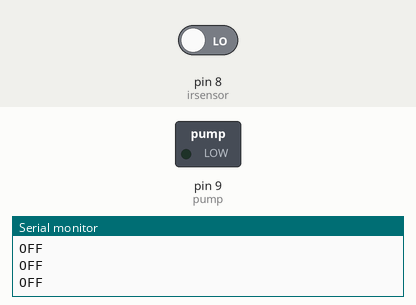
A sketch run on a simulated Arduino Uno, built with avr-gcc and run on an emulated ATmega328P. Parts: switched loads named in the sketch (green lamp = pin HIGH), the last lines printed to the serial monitor. The inputs (shaded band) are chosen by the test bench; at power-on: pin 8 (irsensor) LOW.

Above: at 1.2 s.
1.3 s: pin 8 (irsensor) driven HIGH
At 2.5 s:
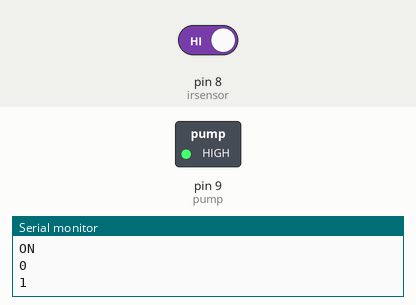
Timing chart, 0 to 4.3 s (numbered marks = the images above; inputs shaded):
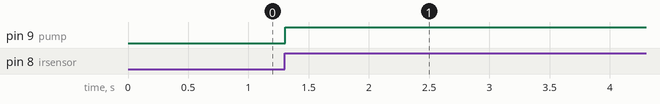

The sketch:

IR_hand_wash_system.ino
```cpp
int irsensor=8; // connect 8th pin input from ir output
int pump=9; // connect to relay from
bool value;
int i;
void setup() {
  pinMode(irsensor,INPUT);
  pinMode(pump,OUTPUT);
  Serial.begin(9600);
}

void loop() {
 value=digitalRead(irsensor);
 if (value==HIGH){
  Serial.println("ON");
  for(i=0;i<=10;i++){
    digitalWrite(pump,HIGH);
    Serial.println(i);
    delay(1000);
  }
 }
 else{
  digitalWrite(pump,LOW);
  Serial.println("OFF");
 }

}
```

Measured:
- after the input at 1.3 s, pin 9 (pump): LOW → HIGH at once
